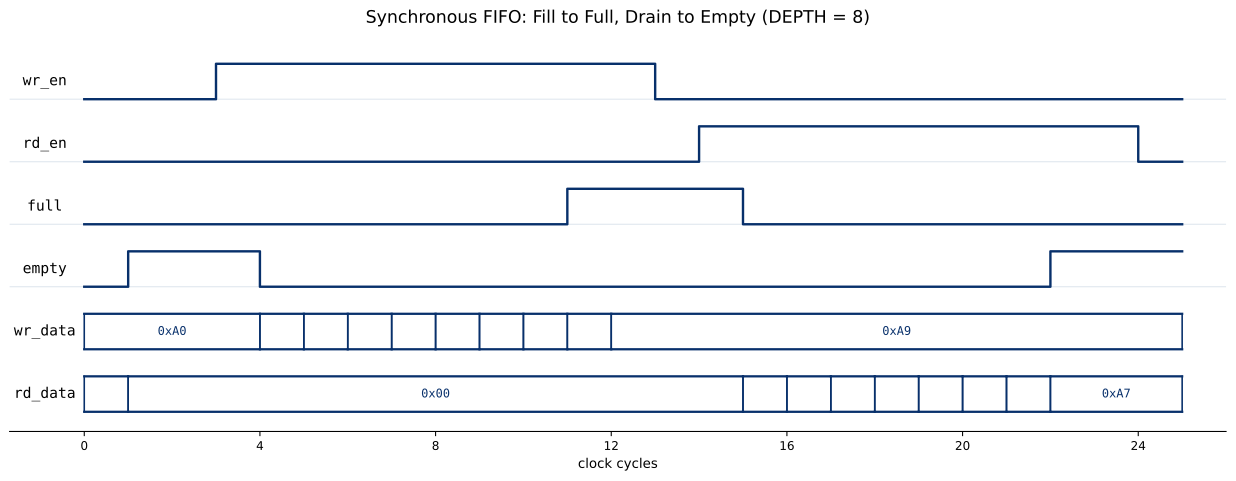

Python code for this plot:
# Renders sync_fifo_waveform.svg (the README sync-FIFO waveform) from sync_wave.csv
# Regenerate the whole figure from the repo root:
#   iverilog -g2012 -s sync_fifo_wave_tb -o swave.vvp rtl/sync_fifo.sv docs/sync_fifo_wave_tb.sv && vvp swave.vvp
#   python3 docs/sync_fifo_waveform.py
import csv
import matplotlib
matplotlib.use('Agg')
import matplotlib.pyplot as plt

rows = list(csv.DictReader(open('sync_wave.csv')))
def _si(s):
    s = s.strip()
    return int(s) if s.lstrip('-').isdigit() else -1
def col(n): return [_si(r[n]) for r in rows]
wr_en, rd_en = col('wr_en'), col('rd_en')
full, empty = col('full'), col('empty')
wr_data, rd_data = col('wr_data'), col('rd_data')
N = len(rows)

a, b = 0, N - 1
x = list(range(a, b + 1))

bits = [('wr_en', wr_en), ('rd_en', rd_en), ('full', full), ('empty', empty)]
buses = [('wr_data', wr_data), ('rd_data', rd_data)]
nlanes = len(bits) + len(buses)
lane_h, gap = 0.72, 0.55
pitch = lane_h + gap

fig, ax = plt.subplots(figsize=(13, 0.62 * nlanes + 1.4))
SIG, GREY = '#08306b', '#dfe6ee'

def base_of(lane_from_top):
    return (nlanes - 1 - lane_from_top) * pitch

for i, (name, vals) in enumerate(bits):
    base = base_of(i)
    seg = vals[a:b] + [vals[b - 1]]
    ax.axhline(base, color=GREY, lw=0.8, zorder=0)
    ax.step(x, [base + max(v, 0) * lane_h for v in seg], where='post', color=SIG, lw=1.8, zorder=3)
    ax.text(a - 0.9, base + lane_h / 2, name, ha='center', va='center',
            fontsize=11, family='monospace')

for j, (name, vals) in enumerate(buses):
    base = base_of(len(bits) + j)
    top, bot = base + lane_h, base
    ax.text(a - 0.9, base + lane_h / 2, name, ha='center', va='center',
            fontsize=11, family='monospace')
    seg_start = a
    for i in range(a + 1, b + 1):
        if i == b or vals[i] != vals[i - 1]:
            val = vals[seg_start]
            ax.plot([seg_start, i], [top, top], color=SIG, lw=1.7, zorder=3)
            ax.plot([seg_start, i], [bot, bot], color=SIG, lw=1.7, zorder=3)
            ax.plot([seg_start, seg_start], [bot, top], color=SIG, lw=1.2, zorder=3)
            ax.plot([i, i], [bot, top], color=SIG, lw=1.2, zorder=3)
            if i - seg_start >= 2:
                label = "0x??" if val < 0 else f"0x{val:02X}"
                ax.text((seg_start + i) / 2, base + lane_h / 2, label,
                        ha='center', va='center', fontsize=9.0, family='monospace', color=SIG)
            seg_start = i

ax.set_xlim(a - 1.7, b + 1)
ax.set_ylim(-0.4, base_of(0) + lane_h + 0.4)
ax.set_yticks([])
ax.set_xlabel('clock cycles', fontsize=10)
xt = list(range(a, b + 1, 4))
ax.set_xticks(xt)
ax.set_xticklabels([str(t - a) for t in xt], fontsize=9)
for s in ('top', 'right', 'left'):
    ax.spines[s].set_visible(False)
ax.set_title('Synchronous FIFO: Fill to Full, Drain to Empty (DEPTH = 8)', fontsize=13, pad=16)
plt.tight_layout()
plt.savefig('sync_fifo_waveform.svg', bbox_inches='tight', facecolor='white')
print('wrote sync_fifo_waveform.svg; rows', N)
